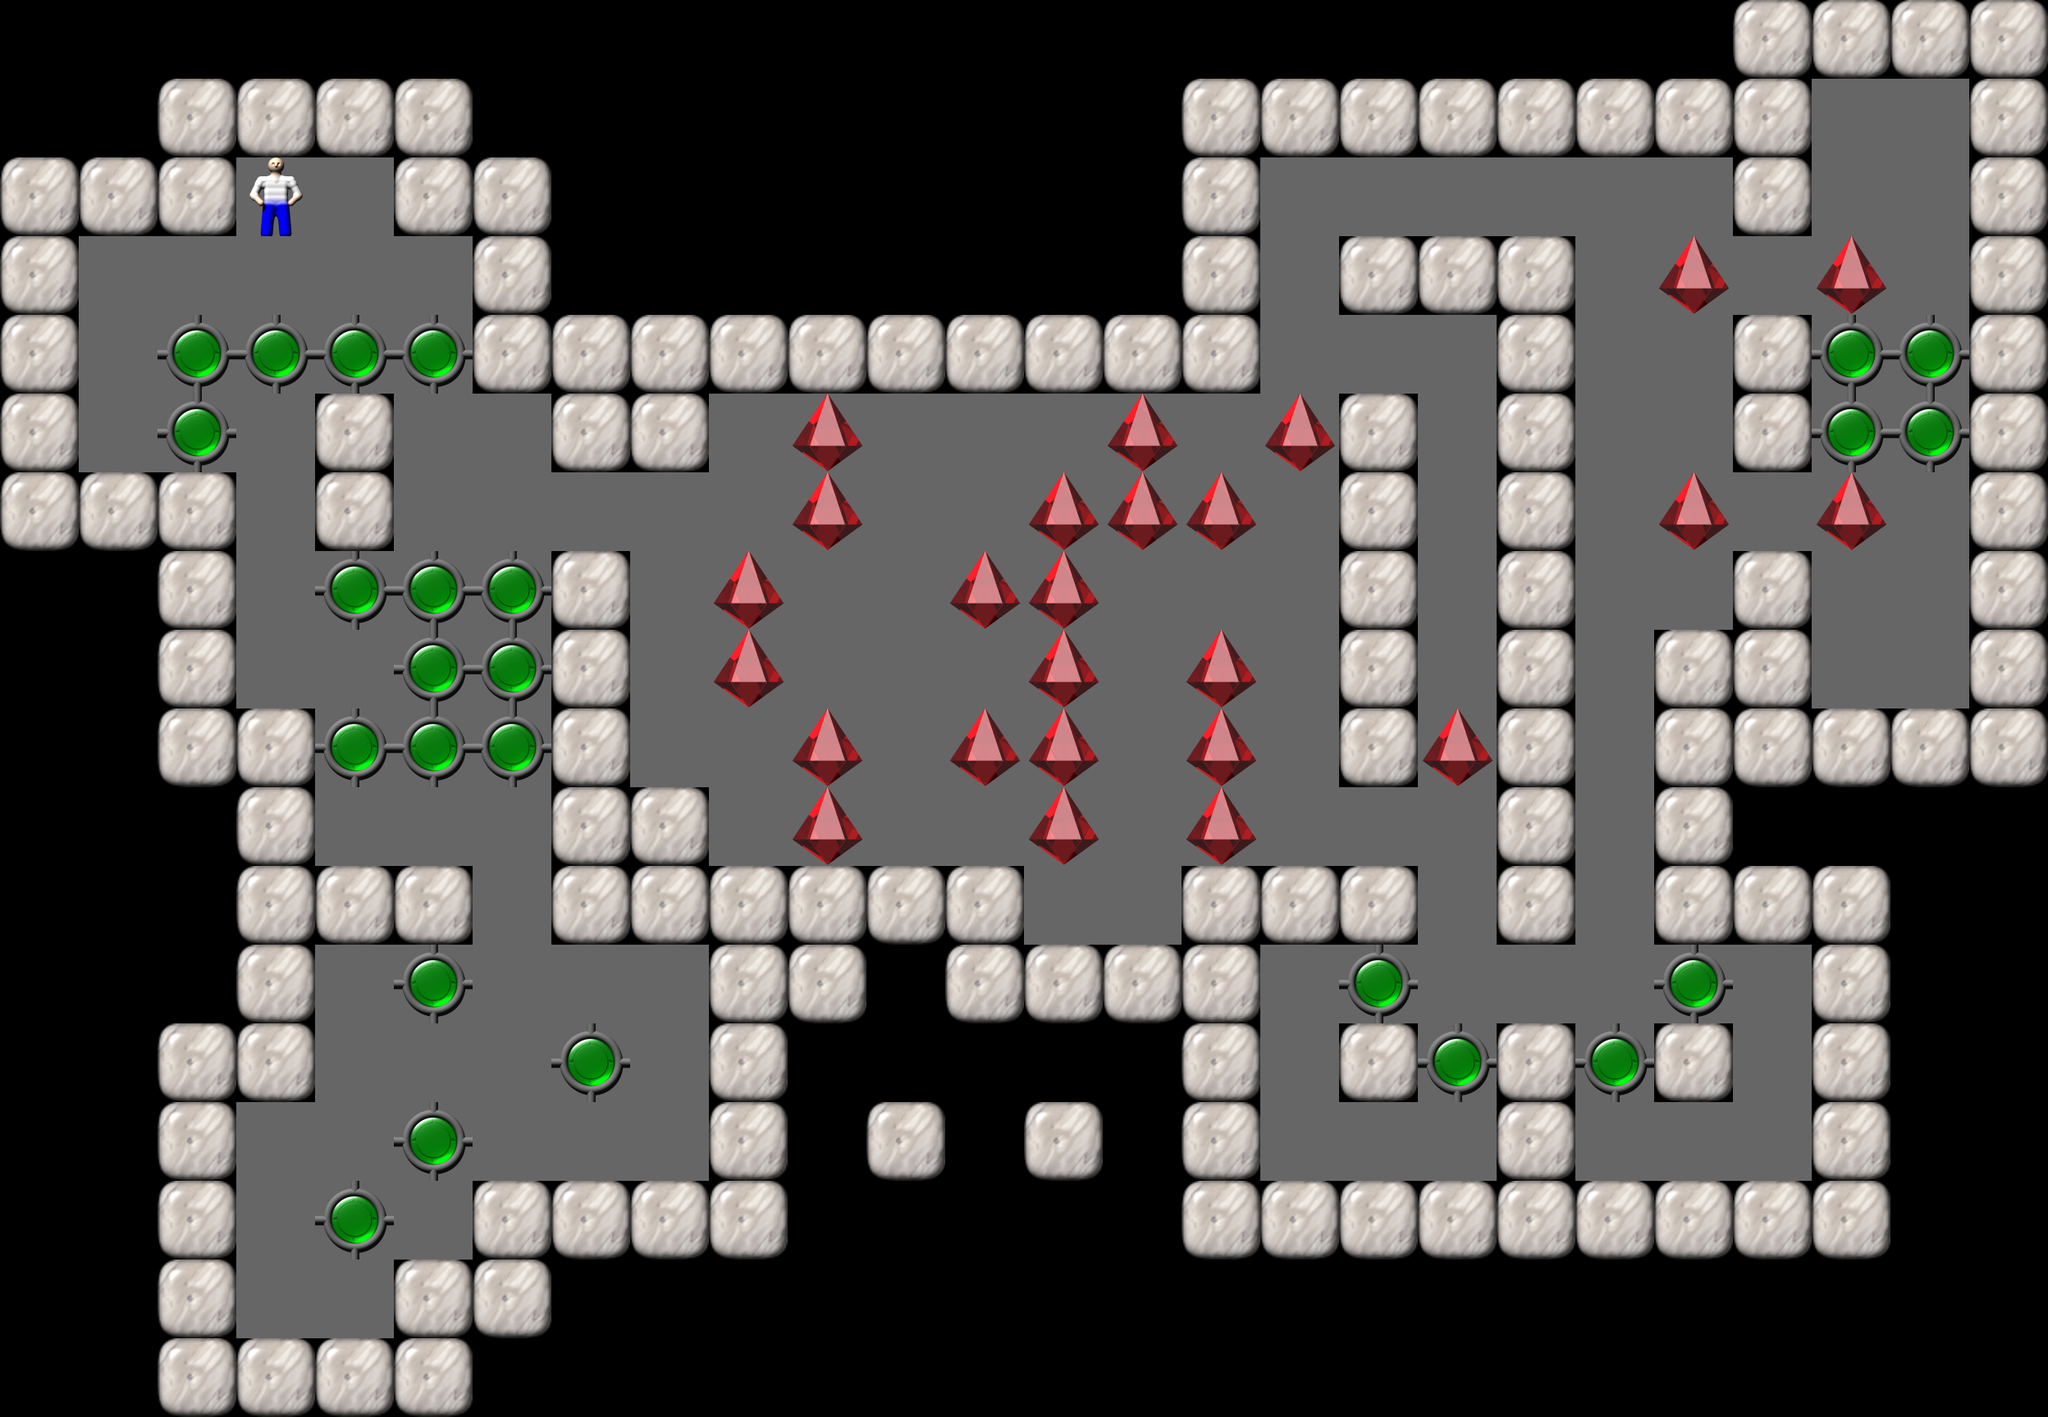

The image is a tile-based game level rendered from a .tmx file. Its description and source (layers, tilesets, objects; grid data summarised) follow:
An orthogonal 26x18 tile map with 96x96 px tiles, 1 tile layer (Tile Layer 1).

<map version="1.0" orientation="orthogonal" width="26" height="18" tilewidth="96" tileheight="96">
  <properties>
    <property name="Title" value="37" />
  </properties>
  <tileset source="Sokoban.tsx" firstgid="1" />
  <layer name="Tile Layer 1" width="26" height="18">
    <data>[468 cells, 468 non-empty, 6 distinct tile ids]</data>
  </layer>
</map>
